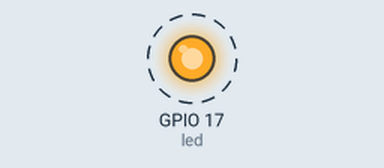
A program run on a simulated Raspberry Pi (BCM pin numbers). Shown: output pins drawn as LEDs (lit = HIGH). Dashed ring = blinking. At 20.0 s the program stops and its outputs stay as they are.

Above: at 0.5 s.
Timing chart, 0 to 4.6 s (numbered marks = the images above):
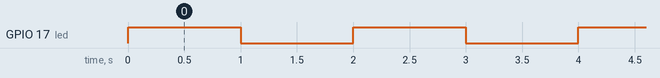

The program:

blinking_on_GPIO18.py
```python
import RPi.GPIO as GPIO
import time

GPIO.setmode(GPIO.BCM)
GPIO.setwarnings(False)

led = 17

GPIO.setup(led, GPIO.OUT)

i = 0
while i < 10:
    GPIO.output(led, 1)
    time.sleep(1)
    GPIO.output(led, 0)
    time.sleep(1)
    i += 1
GPIO.cleanup()
```

Measured:
- by itself, GPIO 17 (led): alternates HIGH for 1.0 s and LOW for 1.0 s, 20 changes in all, then stays LOW
